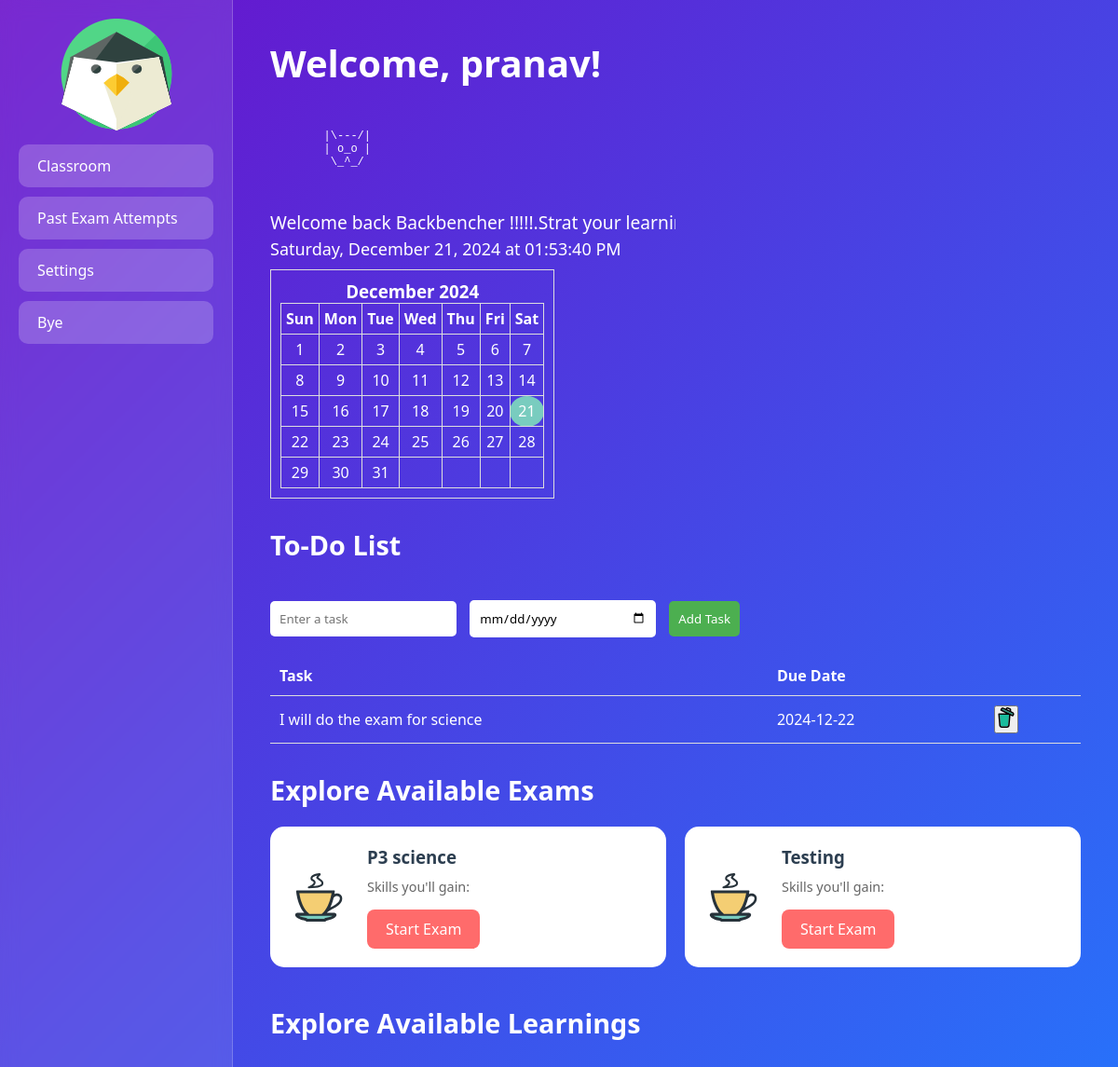
/user_home (signed in), run on an earlier commit of the app's database.
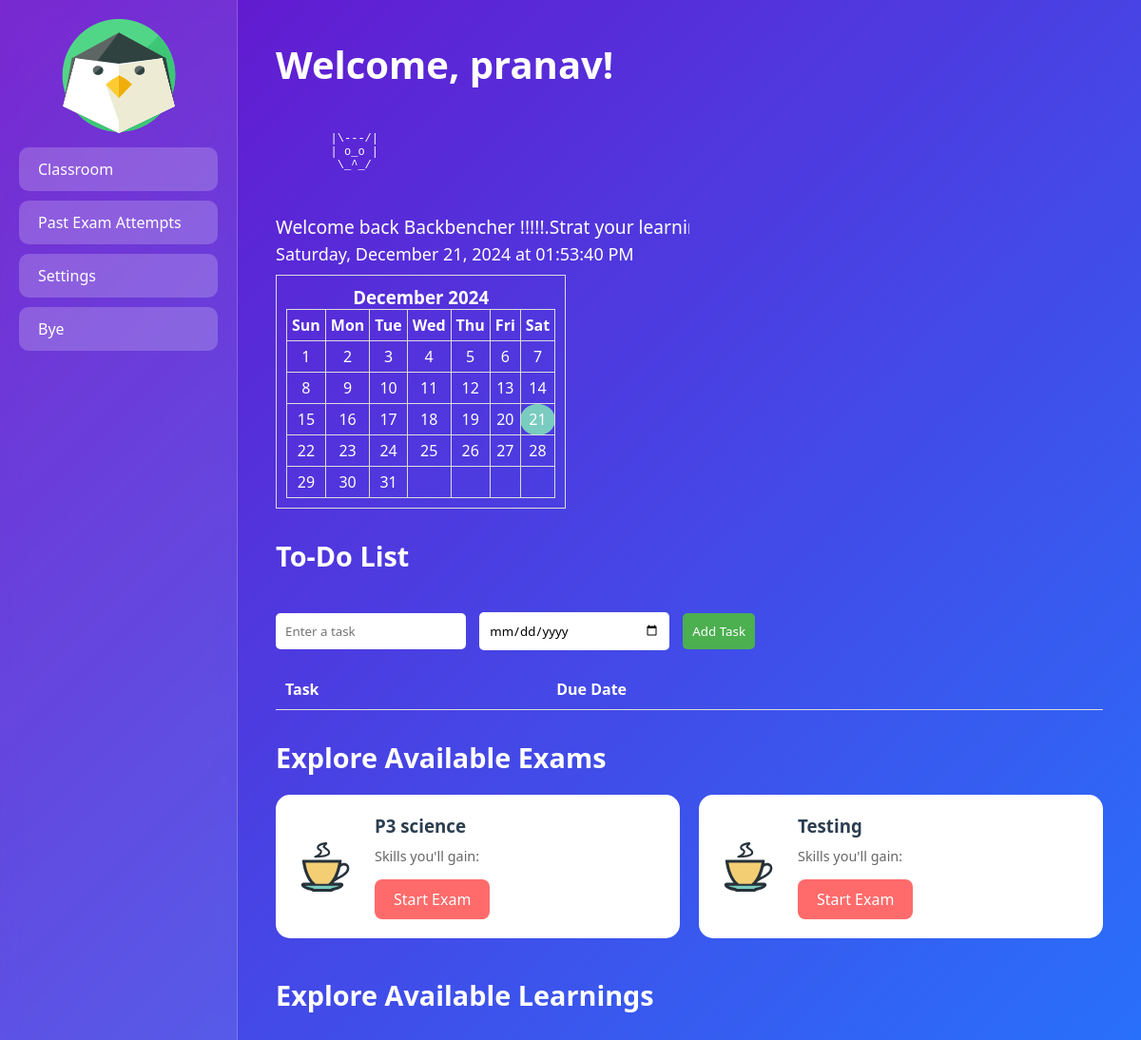
And on a later commit of the database.
### app.py (models this page shows)
class User(db.Model, UserMixin):
    id = db.Column(db.Integer, primary_key=True)
    username = db.Column(db.String(20), unique=True, nullable=False)
    password = db.Column(db.String(60), nullable=False)
    student_class = db.Column(db.String(50), nullable=False)

class ToDo(db.Model):
    id = db.Column(db.Integer, primary_key=True)
    task = db.Column(db.String(200), nullable=False)
    date = db.Column(db.Date, nullable=False)
    user_id = db.Column(db.Integer, db.ForeignKey('user.id'), nullable=False)

class Exam(db.Model):
    __tablename__ = 'exam'
    id = db.Column(db.Integer, primary_key=True)
    title = db.Column(db.String(100), nullable=False)
    questions = db.relationship('Question', backref='exam', lazy=True)

### app.py (the view)
@app.route("/user_home")
@login_required
def user_home():
    attempts = ExamAttempt.query.filter_by(user_id=current_user.id).order_by(ExamAttempt.attempt_date.desc()).all()
    todos = ToDo.query.filter_by(user_id=current_user.id).order_by(ToDo.date.asc()).all()
    print(todos)
    user_class = current_user.student_class
    print(user_class)
    exams = db.session.query(Exam).join(ExamMapping).filter(ExamMapping.class_name == user_class).all()
    learnings = db.session.query(Learning).join(LearningsMapping).filter(LearningsMapping.class_name == user_class).all()
    return render_template("user_home.html", exams=exams, attempts=attempts, learnings=learnings, todos=todos)

### app.py (called while the page is built)
@login_manager.user_loader
def load_user(user_id):
    return User.query.get(int(user_id))

### templates/user_home.html (shortened to what this page needs)
<!DOCTYPE html>
<html lang="en">
<head>
</head>
<body>
    <div class="sidebar">
    <center> <img src="static/logo.png" alt="Backbench Logo" ></center>
            <a href="{{ url_for('user_home') }}" class="sidebar-button">Classroom</a>
            <a href="{{ url_for('attempts') }}" class="sidebar-button">Past Exam Attempts</a>
            <a href="{{ url_for('settings') }}" class="sidebar-button">Settings</a>
        <a href="{{ url_for('logout') }}" class="sidebar-button">Bye</a>
    </div>
    <div class="content">
        <h1>Welcome, {{ current_user.username }}!</h1>
               <div class="cat-container">
            <pre id="ascii-cat"></pre>
        </div>
         <div class="scroller">
            <span>Welcome back Backbencher !!!!!.Strat your learning.</span>
        </div>
        <div class="widget-container">
                <div id="current-time"></div>
                <div id="calendar"></div>
        </div>
   <h2>To-Do List</h2>
        <div class="todo-container">
            <form class="todo-form" method="POST" action="/add_todo">
                <input type="text" name="task" placeholder="Enter a task" required>
                <input type="date" name="date" value="{{ today }}" required>
                <button type="submit">Add Task</button>
            </form>
            <table  class="todo-table">
        <thead>
            <tr>
                <th>Task</th>
                <th>Due Date</th>
                <th></th>
            </tr>
        </thead>
        <tbody>
            {% for todo in todos %}
            <tr>
                <td>{{ todo.task }}</td>
                <td>{{ todo.date }}</td>
                <td>
                    <form method="POST" action="/delete_todo/{{ todo.id }}" style="display: inline;">
                        <button type="submit" >
                              </button>
                    </form>
                </td>
            </tr>
            {% endfor %}
        </tbody>
    </table>
        </div>
        <h2>Explore Available Exams</h2>
        <div class="exam-catalog">
            {% for exam in exams %}
            <div class="exam-card">
                <div class="exam-info">
                    <h3>{{ exam.title }}</h3>
                    <p>Skills you'll gain: {{ exam.skills }}</p>
                    <a href="{{ url_for('exam', exam_id=exam.id, question_number=1) }}" class="exam-link">Start Exam</a>
                </div>
            </div>
            {% endfor %}
        </div>
        <h2>Explore Available Learnings</h2>
        <div class="content">
</div>
    </div>
</body>
</html>

### templates/user_home.html (style rules this page uses)
* { box-sizing: border-box; margin: 0; padding: 0; font-family: 'Segoe UI', Tahoma, Geneva, Verdana, sans-serif; }
body { background: linear-gradient(135deg, #6a11cb 0%, #2575fc 100%); min-height: 100vh; display: flex; }
.sidebar { width: 250px; background: rgba(255, 255, 255, 0.1); backdrop-filter: blur(10px); padding: 20px; border-right: 1px solid rgba(255, 255, 255, 0.2); }
.sidebar-button { display: block; padding: 12px 20px; margin: 10px 0; background: rgba(255, 255, 255, 0.2); color: white; text-decoration: none; border-radius: 10px; transition: all 0.3s ease; }
.content { flex: 1; padding: 40px; color: white; }
h1 { margin-bottom: 30px; font-size: 2.5em; }
h2 { margin: 30px 0 20px; font-size: 1.8em; }
.exam-catalog { display: grid; grid-template-columns: repeat(auto-fill, minmax(300px, 1fr)); gap: 20px; margin-bottom: 40px; }
.exam-card { background: white; border-radius: 15px; padding: 20px; display: flex; align-items: center; gap: 20px; transition: transform 0.3s ease, box-shadow 0.3s ease; }
.exam-info { flex: 1; }
.exam-info h3 { color: #2c3e50; margin-bottom: 10px; }
.exam-info p { color: #666; margin-bottom: 15px; font-size: 0.9em; }
.exam-link { display: inline-block; padding: 10px 20px; background: #ff6b6b; color: white; text-decoration: none; border-radius: 8px; transition: background 0.3s ease; }
#current-time { font-size: 18px; margin-bottom: 10px; }
#calendar { border: 1px solid #ddd; padding: 10px; display: inline-block; text-align: center; }
.cat-container { width: 30%; position: relative; }
#ascii-cat { font-family: monospace; white-space: pre; color: white; font-size: 12px; }
.scroller { position: relative; overflow: hidden; white-space: nowrap; width: 50%; color: white; font-size: 1.2em; padding: 30px 0; }
.scroller span { position: absolute; animation: scroll-text 10s linear infinite; white-space: nowrap; }
.todo-container { margin-top: 40px; }
.todo-form { margin-bottom: 20px; }
.todo-form input, .todo-form button { padding: 10px; border: none; border-radius: 5px; margin-right: 10px; }
.todo-form input { width: 200px; }
.todo-form button { background: #4caf50; color: white; cursor: pointer; }
.todo-table { width: 100%; border-collapse: collapse; margin-top: 10px; }
.todo-table th, .todo-table td { text-align: left; padding: 10px; border-bottom: 1px solid #ddd; }

What changed in the data, as far as the page shows it:
removed ToDo: task "I will do the exam for science", date "2024-12-22"
